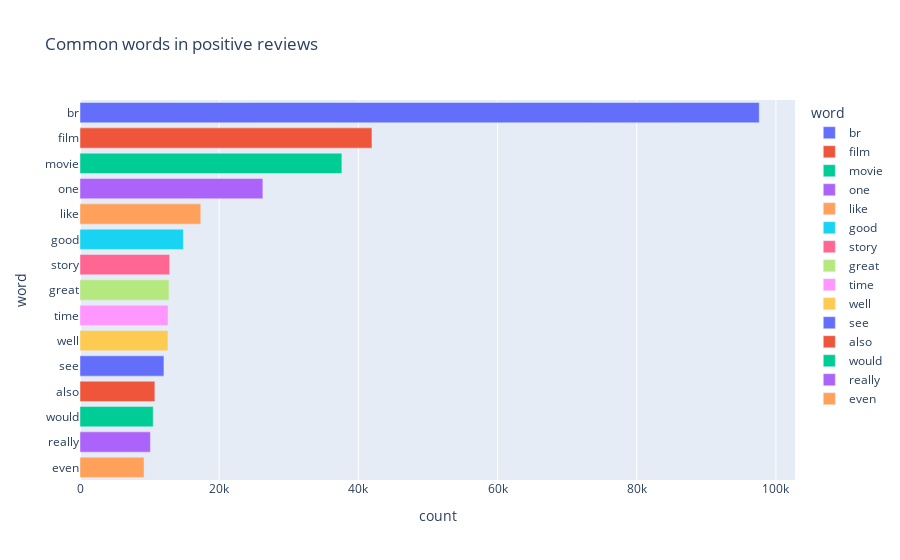

The cell this chart's notebook holds for it:
### Code cell
import plotly.express as px

# Example DataFrame (assuming `pos_words` is a DataFrame with 'word' and 'count' columns)
px.bar(pos_words, x='count', y='word', title='Common words in positive reviews', color='word')

### Figure 1 — Plotly figure (JSON) as saved in the notebook; plotly's stock layout.template omitted (floating-point values rounded to 4 significant figures)
{"data": [{"hovertemplate": "word=%{y}<br>count=%{x}<extra></extra>", "legendgroup": "br", "marker": {"color": "#636efa", "pattern": {"shape": ""}}, "name": "br", "orientation": "h", "showlegend": true, "textposition": "auto", "type": "bar", "x": [97604], "xaxis": "x", "y": ["br"], "yaxis": "y"}, {"hovertemplate": "word=%{y}<br>count=%{x}<extra></extra>", "legendgroup": "film", "marker": {"color": "#EF553B", "pattern": {"shape": ""}}, "name": "film", "orientation": "h", "showlegend": true, "textposition": "auto", "type": "bar", "x": [41952], "xaxis": "x", "y": ["film"], "yaxis": "y"}, {"hovertemplate": "word=%{y}<br>count=%{x}<extra></extra>", "legendgroup": "movie", "marker": {"color": "#00cc96", "pattern": {"shape": ""}}, "name": "movie", "orientation": "h", "showlegend": true, "textposition": "auto", "type": "bar", "x": [37626], "xaxis": "x", "y": ["movie"], "yaxis": "y"}, {"hovertemplate": "word=%{y}<br>count=%{x}<extra></extra>", "legendgroup": "one", "marker": {"color": "#ab63fa", "pattern": {"shape": ""}}, "name": "one", "orientation": "h", "showlegend": true, "textposition": "auto", "type": "bar", "x": [26277], "xaxis": "x", "y": ["one"], "yaxis": "y"}, {"hovertemplate": "word=%{y}<br>count=%{x}<extra></extra>", "legendgroup": "like", "marker": {"color": "#FFA15A", "pattern": {"shape": ""}}, "name": "like", "orientation": "h", "showlegend": true, "textposition": "auto", "type": "bar", "x": [17356], "xaxis": "x", "y": ["like"], "yaxis": "y"}, {"hovertemplate": "word=%{y}<br>count=%{x}<extra></extra>", "legendgroup": "good", "marker": {"color": "#19d3f3", "pattern": {"shape": ""}}, "name": "good", "orientation": "h", "showlegend": true, "textposition": "auto", "type": "bar", "x": [14859], "xaxis": "x", "y": ["good"], "yaxis": "y"}, {"hovertemplate": "word=%{y}<br>count=%{x}<extra></extra>", "legendgroup": "story", "marker": {"color": "#FF6692", "pattern": {"shape": ""}}, "name": "story", "orientation": "h", "showlegend": true, "textposition": "auto", "type": "bar", "x": [12883], "xaxis": "x", "y": ["story"], "yaxis": "y"}, {"hovertemplate": "word=%{y}<br>count=%{x}<extra></extra>", "legendgroup": "great", "marker": {"color": "#B6E880", "pattern": {"shape": ""}}, "name": "great", "orientation": "h", "showlegend": true, "textposition": "auto", "type": "bar", "x": [12781], "xaxis": "x", "y": ["great"], "yaxis": "y"}, {"hovertemplate": "word=%{y}<br>count=%{x}<extra></extra>", "legendgroup": "time", "marker": {"color": "#FF97FF", "pattern": {"shape": ""}}, "name": "time", "orientation": "h", "showlegend": true, "textposition": "auto", "type": "bar", "x": [12652], "xaxis": "x", "y": ["time"], "yaxis": "y"}, {"hovertemplate": "word=%{y}<br>count=%{x}<extra></extra>", "legendgroup": "well", "marker": {"color": "#FECB52", "pattern": {"shape": ""}}, "name": "well", "orientation": "h", "showlegend": true, "textposition": "auto", "type": "bar", "x": [12638], "xaxis": "x", "y": ["well"], "yaxis": "y"}, {"hovertemplate": "word=%{y}<br>count=%{x}<extra></extra>", "legendgroup": "see", "marker": {"color": "#636efa", "pattern": {"shape": ""}}, "name": "see", "orientation": "h", "showlegend": true, "textposition": "auto", "type": "bar", "x": [12060], "xaxis": "x", "y": ["see"], "yaxis": "y"}, {"hovertemplate": "word=%{y}<br>count=%{x}<extra></extra>", "legendgroup": "also", "marker": {"color": "#EF553B", "pattern": {"shape": ""}}, "name": "also", "orientation": "h", "showlegend": true, "textposition": "auto", "type": "bar", "x": [10759], "xaxis": "x", "y": ["also"], "yaxis": "y"}, {"hovertemplate": "word=%{y}<br>count=%{x}<extra></extra>", "legendgroup": "would", "marker": {"color": "#00cc96", "pattern": {"shape": ""}}, "name": "would", "orientation": "h", "showlegend": true, "textposition": "auto", "type": "bar", "x": [10519], "xaxis": "x", "y": ["would"], "yaxis": "y"}, {"hovertemplate": "word=%{y}<br>count=%{x}<extra></extra>", "legendgroup": "really", "marker": {"color": "#ab63fa", "pattern": {"shape": ""}}, "name": "really", "orientation": "h", "showlegend": true, "textposition": "auto", "type": "bar", "x": [10119], "xaxis": "x", "y": ["really"], "yaxis": "y"}, {"hovertemplate": "word=%{y}<br>count=%{x}<extra></extra>", "legendgroup": "even", "marker": {"color": "#FFA15A", "pattern": {"shape": ""}}, "name": "even", "orientation": "h", "showlegend": true, "textposition": "auto", "type": "bar", "x": [9204], "xaxis": "x", "y": ["even"], "yaxis": "y"}], "layout": {"barmode": "relative", "legend": {"title": {"text": "word"}, "tracegroupgap": 0}, "title": {"text": "Common words in positive reviews"}, "xaxis": {"anchor": "y", "domain": [0, 1], "title": {"text": "count"}}, "yaxis": {"anchor": "x", "categoryarray": ["even", "really", "would", "also", "see", "well", "time", "great", "story", "good", "like", "one", "movie", "film", "br"], "categoryorder": "array", "domain": [0, 1], "title": {"text": "word"}}}}
